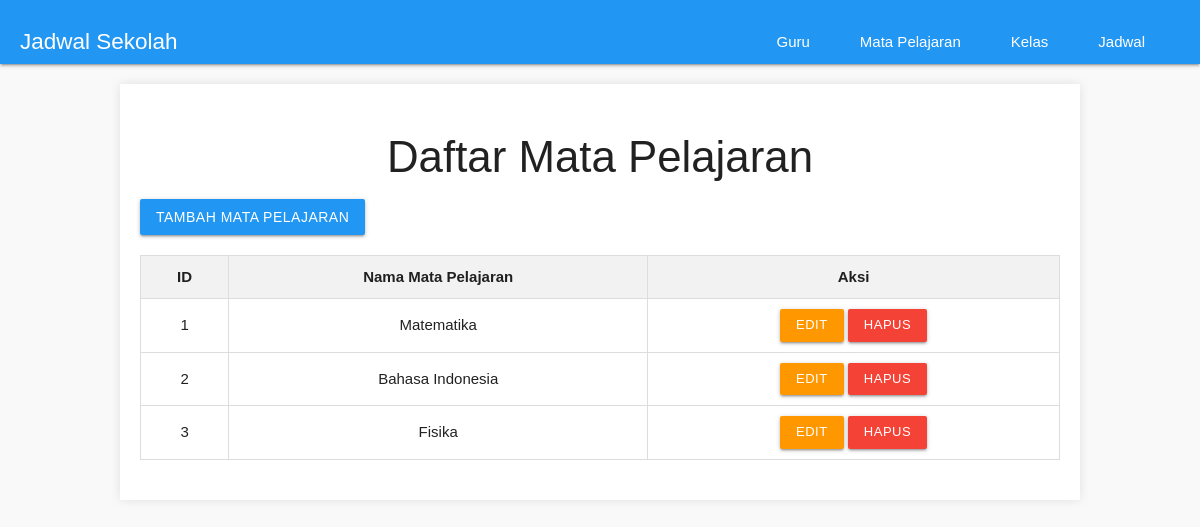
The app's page /public/mapel with its own data.
### tables this page shows
CREATE TABLE IF NOT EXISTS mapel (
    id_mapel INT AUTO_INCREMENT PRIMARY KEY,
    nama_mapel VARCHAR(100) NOT NULL
);

### app/controllers/MapelController.php (called while the page is built, shortened)
<?php
include_once '../app/models/MapelModel.php';
class MapelController {
    private $model;
    public function __construct($db) {
        $this->model = new MapelModel($db);
    }
    public function index() {
        $result = $this->model->getAll();
        include '../app/views/mapel/index.php';
    }
}
?>

### app/models/MapelModel.php (called while the page is built, shortened)
<?php
class MapelModel {
    private $conn;
    private $table = 'mapel';
    public function __construct($db) {
        $this->conn = $db;
    }
    public function getAll() {
        $query = "SELECT * FROM " . $this->table;
        $stmt = $this->conn->prepare($query);
        $stmt->execute();
        return $stmt;
    }
}
?>

### app/views/mapel/index.php (the view)
<?php include '../app/templates/header.php'; ?>
<h3 class="center-align">Daftar Mata Pelajaran</h3>
<div class="row">
    <a href="<?php echo BASE_URL; ?>mapel/tambah" class="btn waves-effect waves-light blue">Tambah Mata Pelajaran</a>
</div>
<table class="highlight centered">
    <thead>
        <tr>
            <th>ID</th>
            <th>Nama Mata Pelajaran</th>
            <th>Aksi</th>
        </tr>
    </thead>
    <tbody>
        <?php while ($row = $result->fetch(PDO::FETCH_ASSOC)): ?>
            <tr>
                <td><?php echo $row['id_mapel']; ?></td>
                <td><?php echo $row['nama_mapel']; ?></td>
                <td>
                    <a href="<?php echo BASE_URL; ?>mapel/edit/<?php echo $row['id_mapel']; ?>" class="btn-small orange">Edit</a>
                    <a href="<?php echo BASE_URL; ?>mapel/hapus/<?php echo $row['id_mapel']; ?>" class="btn-small red" onclick="return confirm('Yakin ingin menghapus?')">Hapus</a>
                </td>
            </tr>
        <?php endwhile; ?>
    </tbody>
</table>
<?php include '../app/templates/footer.php'; ?>

### public/assets/css/styles.css (style rules this page uses)
body { font-family: Arial, sans-serif; background-color: #f9f9f9; margin: 0; padding: 0; }
table { width: 100%; border-collapse: collapse; margin-bottom: 20px; }
table, th, td { border: 1px solid #ddd; }
th, td { padding: 10px; text-align: left; }
th { background-color: #f2f2f2; }
a { text-decoration: none; color: #007bff; }

### records on screen
mapel: id_mapel "1", nama_mapel "Matematika"
mapel: id_mapel "2", nama_mapel "Bahasa Indonesia"
mapel: id_mapel "3", nama_mapel "Fisika"
